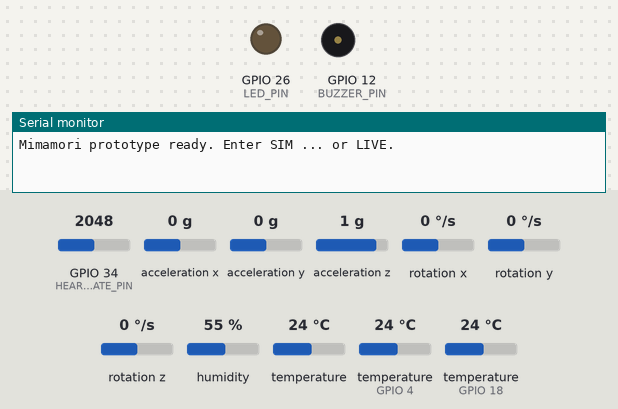
Bench run of a sketch on a simulated ESP32. Shown: output pins drawn as LEDs (lit = HIGH), buzzer (waves = sounding), the last lines printed to the serial monitor. Inputs (shaded band) come from the test bench; at power-on: temperature (sensors on GPIO 4, GPIO 18) 24 °C, GPIO 34 (HEART_RATE_PIN) = 2048, acceleration x 0 g, acceleration y 0 g, acceleration z 1 g, rotation x 0 °/s, rotation y 0 °/s, rotation z 0 °/s, humidity 55 %, temperature 24 °C.

Above: at 1.2 s.
1.3 s: temperature (sensor on GPIO 4) set to 34.3 °C
4.2 s: temperature (sensor on GPIO 4) set to 35.4 °C
At 5.3 s:
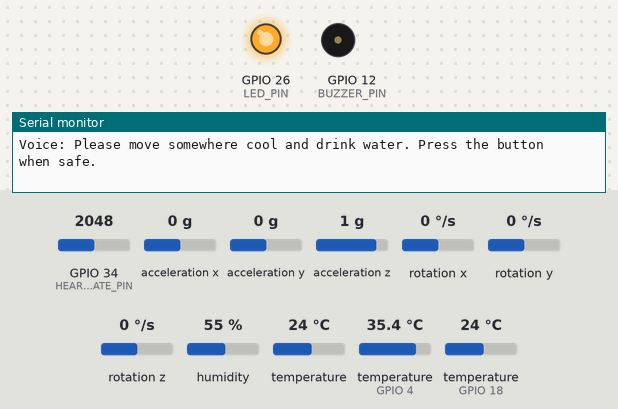
Timing chart, 0 to 29.2 s (numbered marks = the images above; inputs shaded):
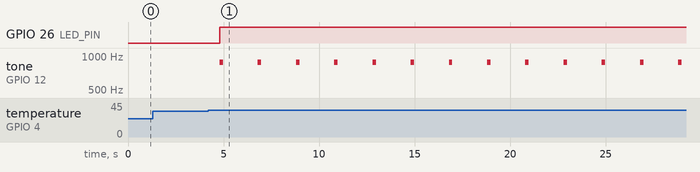

Measured:
- the behaviour switches between 34.9 and 35 °C on temperature (sensor on GPIO 4) (found by bisection; images 0 and 1)
- after the input at 4.2 s, GPIO 26 (LED_PIN): LOW → HIGH after 0.60 s; tone on GPIO 12 (BUZZER_PIN): alternates 880 Hz for 0.18 s and silent for 1.8 s, starting after 0.60 s

The sketch:

sketch.ino
```cpp
#include <Arduino.h>
#include <Wire.h>
#include <DHTesp.h>
#include <OneWire.h>
#include <DallasTemperature.h>
#include <Adafruit_MPU6050.h>
#include <Adafruit_Sensor.h>

// Reference pin map. Change these constants if your existing Wokwi wiring differs.
constexpr uint8_t DHT_PIN = 18;
constexpr uint8_t SKIN_TEMP_PIN = 4;
constexpr uint8_t HEART_RATE_PIN = 34;
constexpr uint8_t LED_PIN = 26;       // Prototype substitute for vibration motor
constexpr uint8_t BUZZER_PIN = 12;    // Prototype substitute for voice/audio module
constexpr uint8_t BUTTON_PIN = 27;
constexpr uint8_t I2C_SDA_PIN = 21;
constexpr uint8_t I2C_SCL_PIN = 22;

constexpr unsigned long SAMPLE_MS = 2000;
constexpr unsigned long RESPONSE_TIMEOUT_MS = 15000; // shortened for simulation

DHTesp dht;
OneWire oneWire(SKIN_TEMP_PIN);
DallasTemperature skinSensor(&oneWire);
Adafruit_MPU6050 mpu;

enum class RiskLevel { LOW_RISK, MODERATE_RISK, HIGH_RISK };

struct Reading {
  float airC;
  float humidity;
  float skinC;
  float heartBpm;
  float movementG;
  float exposureMinutes;
};

struct Assessment {
  int score;
  RiskLevel level;
  String factors;
};

struct SimulationOverride {
  bool active = false;
  Reading value{};
} simulation;

unsigned long lastSample = 0;
unsigned long hotSince = 0;
unsigned long highRiskSince = 0;
bool caregiverAlertSent = false;

const char *riskName(RiskLevel level) {
  switch (level) {
    case RiskLevel::LOW_RISK: return "LOW";
    case RiskLevel::MODERATE_RISK: return "MODERATE";
    default: return "HIGH";
  }
}

// NOAA Rothfusz heat-index equation. Below 26.7 C, air temperature is returned.
float heatIndexC(float tC, float rh) {
  if (tC < 26.7f) return tC;
  const float t = tC * 9.0f / 5.0f + 32.0f;
  float hi = -42.379f + 2.04901523f * t + 10.14333127f * rh
           - 0.22475541f * t * rh - 0.00683783f * t * t
           - 0.05481717f * rh * rh + 0.00122874f * t * t * rh
           + 0.00085282f * t * rh * rh
           - 0.00000199f * t * t * rh * rh;
  return (hi - 32.0f) * 5.0f / 9.0f;
}

void addFactor(String &factors, const String &text) {
  if (factors.length()) factors += "; ";
  factors += text;
}

Assessment assessRisk(const Reading &r) {
  Assessment a{0, RiskLevel::LOW_RISK, "none"};
  a.factors = "";
  const float hi = heatIndexC(r.airC, r.humidity);

  if (hi >= 39.0f) { a.score += 3; addFactor(a.factors, "heat index >=39C (+3)"); }
  else if (hi >= 32.0f) { a.score += 2; addFactor(a.factors, "heat index 32-38.9C (+2)"); }
  else if (hi >= 27.0f) { a.score += 1; addFactor(a.factors, "heat index 27-31.9C (+1)"); }

  if (r.skinC >= 36.0f) { a.score += 3; addFactor(a.factors, "skin temp >=36C (+3)"); }
  else if (r.skinC >= 35.0f) { a.score += 2; addFactor(a.factors, "skin temp 35-35.9C (+2)"); }
  else if (r.skinC >= 34.0f) { a.score += 1; addFactor(a.factors, "skin temp 34-34.9C (+1)"); }

  if (r.heartBpm >= 120.0f) { a.score += 3; addFactor(a.factors, "heart rate >=120 (+3)"); }
  else if (r.heartBpm >= 100.0f) { a.score += 2; addFactor(a.factors, "heart rate 100-119 (+2)"); }
  else if (r.heartBpm >= 90.0f) { a.score += 1; addFactor(a.factors, "heart rate 90-99 (+1)"); }

  if (hi >= 32.0f && r.movementG >= 0.20f) {
    a.score += 1; addFactor(a.factors, "activity in heat (+1)");
  }
  if (hi >= 32.0f && r.movementG < 0.03f) {
    a.score += 1; addFactor(a.factors, "very low movement in heat (+1)");
  }
  if (r.exposureMinutes >= 30.0f) {
    a.score += 2; addFactor(a.factors, "heat exposure >=30 min (+2)");
  } else if (r.exposureMinutes >= 10.0f) {
    a.score += 1; addFactor(a.factors, "heat exposure >=10 min (+1)");
  }

  // Prototype classification: LOW 0-3, MODERATE 4-6, HIGH 7+.
  if (a.score >= 7 || hi >= 54.0f || r.skinC >= 37.5f) a.level = RiskLevel::HIGH_RISK;
  else if (a.score >= 4) a.level = RiskLevel::MODERATE_RISK;
  if (!a.factors.length()) a.factors = "none";
  return a;
}

float readMovementG() {
  sensors_event_t accel, gyro, temp;
  mpu.getEvent(&accel, &gyro, &temp);
  const float magnitude = sqrtf(accel.acceleration.x * accel.acceleration.x
                              + accel.acceleration.y * accel.acceleration.y
                              + accel.acceleration.z * accel.acceleration.z) / 9.80665f;
  return fabsf(magnitude - 1.0f);
}

Reading readSensors() {
  if (simulation.active) return simulation.value;
  TempAndHumidity env = dht.getTempAndHumidity();
  skinSensor.requestTemperatures();
  const int rawHeart = analogRead(HEART_RATE_PIN);
  const float heart = 40.0f + (rawHeart / 4095.0f) * 140.0f;
  const float movement = readMovementG();
  const float hi = heatIndexC(env.temperature, env.humidity);
  if (hi >= 32.0f) {
    if (!hotSince) hotSince = millis();
  } else {
    hotSince = 0;
  }
  const float exposure = hotSince ? (millis() - hotSince) / 60000.0f : 0.0f;
  return {env.temperature, env.humidity, skinSensor.getTempCByIndex(0), heart, movement, exposure};
}

void tonePattern(RiskLevel level) {
  if (level == RiskLevel::LOW_RISK) {
    digitalWrite(LED_PIN, LOW);
    noTone(BUZZER_PIN);
  } else if (level == RiskLevel::MODERATE_RISK) {
    digitalWrite(LED_PIN, HIGH);
    tone(BUZZER_PIN, 880, 180);
  } else {
    digitalWrite(LED_PIN, (millis() / 250) % 2);
    tone(BUZZER_PIN, 1200, 220);
  }
}

const char *voiceMessage(RiskLevel level) {
  if (level == RiskLevel::MODERATE_RISK)
    return "Please move somewhere cool and drink water. Press the button when safe.";
  if (level == RiskLevel::HIGH_RISK)
    return "Dangerous heat detected. Go to a cool place now. Press the button. Help may be contacted.";
  return "No heat warning.";
}

void printReading(const Reading &r, const Assessment &a) {
  Serial.println("--- MIMAMORI STATUS ---");
  Serial.printf("Air: %.1f C | Humidity: %.1f %% | Heat index: %.1f C\n",
                r.airC, r.humidity, heatIndexC(r.airC, r.humidity));
  Serial.printf("Skin: %.1f C | Heart: %.0f BPM | Movement: %.2f g | Exposure: %.1f min\n",
                r.skinC, r.heartBpm, r.movementG, r.exposureMinutes);
  Serial.printf("Risk: %s | Score: %d | Factors: %s\n", riskName(a.level), a.score, a.factors.c_str());
  Serial.printf("Voice: %s\n", voiceMessage(a.level));
}

void handleResponseAndEscalation(RiskLevel level) {
  if (level == RiskLevel::HIGH_RISK) {
    if (!highRiskSince) highRiskSince = millis();
    if (digitalRead(BUTTON_PIN) == LOW) {
      Serial.println("RESPONSE RECEIVED: wearer pressed the safety button.");
      highRiskSince = 0;
      caregiverAlertSent = false;
    } else if (!caregiverAlertSent && millis() - highRiskSince >= RESPONSE_TIMEOUT_MS) {
      Serial.println("CAREGIVER ALERT: high risk and no wearer response.");
      caregiverAlertSent = true;
    }
  } else {
    highRiskSince = 0;
    caregiverAlertSent = false;
  }
}

// Serial simulation command:
// SIM airC,humidity,heartBpm,skinC,movementG,exposureMinutes
// Example: SIM 38,70,125,36.2,0.25,35
// Send LIVE to return to physical/simulated Wokwi sensors.
void processSerialCommand() {
  if (!Serial.available()) return;
  String command = Serial.readStringUntil('\n');
  command.trim();
  if (command.equalsIgnoreCase("LIVE")) {
    simulation.active = false;
    Serial.println("Simulation override disabled.");
    return;
  }
  if (!command.startsWith("SIM ")) return;
  Reading r{};
  if (sscanf(command.c_str() + 4, "%f,%f,%f,%f,%f,%f", &r.airC, &r.humidity,
             &r.heartBpm, &r.skinC, &r.movementG, &r.exposureMinutes) == 6) {
    simulation.value = r;
    simulation.active = true;
    Serial.println("Simulation override accepted.");
  } else {
    Serial.println("Invalid command. Use: SIM airC,humidity,heartBpm,skinC,movementG,exposureMinutes");
  }
}

void setup() {
  Serial.begin(115200);
  pinMode(LED_PIN, OUTPUT);
  pinMode(BUZZER_PIN, OUTPUT);
  pinMode(BUTTON_PIN, INPUT_PULLUP);
  dht.setup(DHT_PIN, DHTesp::DHT22);
  skinSensor.begin();
  Wire.begin(I2C_SDA_PIN, I2C_SCL_PIN);
  if (!mpu.begin()) Serial.println("WARNING: MPU6050 not detected; verify SDA/SCL wiring.");
  else mpu.setAccelerometerRange(MPU6050_RANGE_8_G);
  Serial.println("Mimamori prototype ready. Enter SIM ... or LIVE.");
}

void loop() {
  processSerialCommand();
  if (millis() - lastSample >= SAMPLE_MS) {
    lastSample = millis();
    Reading reading = readSensors();
    Assessment assessment = assessRisk(reading);
    printReading(reading, assessment);
    tonePattern(assessment.level);
    handleResponseAndEscalation(assessment.level);
  }
}
```
